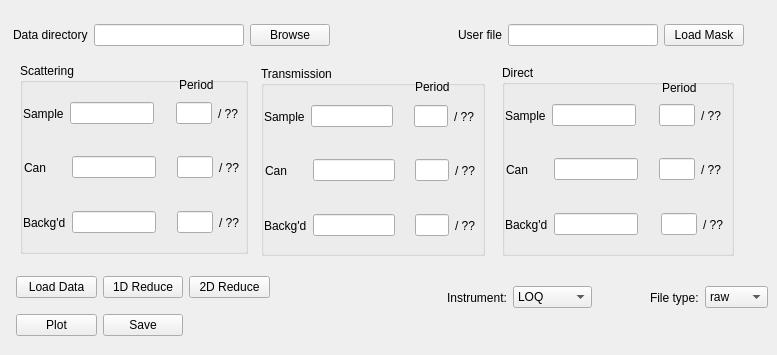
     <widget class="QWidget" name="tab" >
      <attribute name="title" >
       <string>Run Numbers</string>
      </attribute>
      <widget class="QGroupBox" name="groupBox" >
       <property name="geometry" >
        <rect>
         <x>20</x>
         <y>63</y>
         <width>228</width>
         <height>191</height>
        </rect>
       </property>
       <property name="title" >
        <string>Scattering</string>
       </property>
       <widget class="QWidget" name="horizontalLayoutWidget_2" >
        <property name="geometry" >
         <rect>
          <x>3</x>
          <y>32</y>
          <width>215</width>
          <height>37</height>
         </rect>
        </property>
        <layout class="QHBoxLayout" name="horizontalLayout_2" >
         <item>
          <widget class="QLabel" name="label_2" >
           <property name="text" >
            <string>Sample</string>
           </property>
          </widget>
         </item>
         <item>
          <widget class="QLineEdit" name="sct_sample_edit" >
           <property name="enabled" >
            <bool>true</bool>
           </property>
           <property name="text" >
            <string/>
           </property>
          </widget>
         </item>
         <item>
          <spacer name="spacer_1" >
           <property name="orientation" >
            <enum>Qt::Horizontal</enum>
           </property>
           <property name="sizeHint" stdset="0" >
            <size>
             <width>40</width>
             <height>20</height>
            </size>
           </property>
          </spacer>
         </item>
         <item>
          <widget class="QLineEdit" name="sct_smp_prd" >
           <property name="sizePolicy" >
            <sizepolicy vsizetype="Fixed" hsizetype="Maximum" >
             <horstretch>0</horstretch>
             <verstretch>0</verstretch>
            </sizepolicy>
           </property>
           <property name="maximumSize" >
            <size>
             <width>60</width>
             <height>16777215</height>
            </size>
           </property>
          </widget>
         </item>
         <item>
          <widget class="QLabel" name="sct_prd_tot1" >
           <property name="text" >
            <string>/ ??</string>
           </property>
           <property name="buddy" >
            <cstring>sct_smp_prd</cstring>
           </property>
          </widget>
         </item>
        </layout>
       </widget>
       <widget class="QLabel" name="label" >
        <property name="geometry" >
         <rect>
          <x>159</x>
          <y>13</y>
          <width>42</width>
          <height>18</height>
         </rect>
        </property>
        <property name="text" >
         <string>Period</string>
        </property>
       </widget>
       <widget class="QWidget" name="horizontalLayoutWidget_3" >
        <property name="geometry" >
         <rect>
          <x>4</x>
          <y>86</y>
          <width>215</width>
          <height>37</height>
         </rect>
        </property>
        <layout class="QHBoxLayout" name="horizontalLayout_3" >
         <item>
          <widget class="QLabel" name="label_12" >
           <property name="text" >
            <string>Can      </string>
           </property>
          </widget>
         </item>
         <item>
          <widget class="QLineEdit" name="sct_can_edit" >
           <property name="enabled" >
            <bool>true</bool>
           </property>
           <property name="text" >
            <string/>
           </property>
          </widget>
         </item>
         <item>
          <spacer name="spacer_2" >
           <property name="orientation" >
            <enum>Qt::Horizontal</enum>
           </property>
           <property name="sizeHint" stdset="0" >
            <size>
             <width>40</width>
             <height>20</height>
            </size>
           </property>
          </spacer>
         </item>
         <item>
          <widget class="QLineEdit" name="sct_can_prd" >
           <property name="sizePolicy" >
            <sizepolicy vsizetype="Fixed" hsizetype="Maximum" >
             <horstretch>0</horstretch>
             <verstretch>0</verstretch>
            </sizepolicy>
           </property>
           <property name="maximumSize" >
            <size>
             <width>60</width>
             <height>16777215</height>
            </size>
           </property>
          </widget>
         </item>
         <item>
          <widget class="QLabel" name="sct_prd_tot2" >
           <property name="text" >
            <string>/ ??</string>
           </property>
           <property name="buddy" >
            <cstring>sct_can_prd</cstring>
           </property>
          </widget>
         </item>
        </layout>
       </widget>
       <widget class="QWidget" name="horizontalLayoutWidget_4" >
        <property name="geometry" >
         <rect>
          <x>3</x>
          <y>141</y>
          <width>216</width>
          <height>37</height>
         </rect>
        </property>
        <layout class="QHBoxLayout" name="horizontalLayout_4" >
         <item>
          <widget class="QLabel" name="label_14" >
           <property name="text" >
            <string>Backg'd</string>
           </property>
          </widget>
         </item>
         <item>
          <widget class="QLineEdit" name="sct_bkgd_edit" >
           <property name="enabled" >
            <bool>true</bool>
           </property>
           <property name="text" >
            <string/>
           </property>
          </widget>
         </item>
         <item>
          <spacer name="spacer_3" >
           <property name="orientation" >
            <enum>Qt::Horizontal</enum>
           </property>
           <property name="sizeHint" stdset="0" >
            <size>
             <width>40</width>
             <height>20</height>
            </size>
           </property>
          </spacer>
         </item>
         <item>
          <widget class="QLineEdit" name="sct_bkgd_prd" >
           <property name="sizePolicy" >
            <sizepolicy vsizetype="Fixed" hsizetype="Maximum" >
             <horstretch>0</horstretch>
             <verstretch>0</verstretch>
            </sizepolicy>
           </property>
           <property name="maximumSize" >
            <size>
             <width>60</width>
             <height>16777215</height>
            </size>
           </property>
          </widget>
         </item>
         <item>
          <widget class="QLabel" name="sct_prd_tot3" >
           <property name="text" >
            <string>/ ??</string>
           </property>
           <property name="buddy" >
            <cstring>sct_bkgd_prd</cstring>
           </property>
          </widget>
         </item>
        </layout>
       </widget>
      </widget>
      <widget class="QGroupBox" name="groupBox_2" >
       <property name="geometry" >
        <rect>
         <x>261</x>
         <y>66</y>
         <width>224</width>
         <height>190</height>
        </rect>
       </property>
       <property name="title" >
        <string>Transmission</string>
       </property>
       <widget class="QWidget" name="horizontalLayoutWidget_5" >
        <property name="geometry" >
         <rect>
          <x>3</x>
          <y>32</y>
          <width>210</width>
          <height>37</height>
         </rect>
        </property>
        <layout class="QHBoxLayout" name="horizontalLayout_5" >
         <item>
          <widget class="QLabel" name="label_4" >
           <property name="text" >
            <string>Sample</string>
           </property>
          </widget>
         </item>
         <item>
          <widget class="QLineEdit" name="tra_sample_edit" >
           <property name="enabled" >
            <bool>true</bool>
           </property>
           <property name="text" >
            <string/>
           </property>
          </widget>
         </item>
         <item>
          <spacer name="spacer_4" >
           <property name="orientation" >
            <enum>Qt::Horizontal</enum>
           </property>
           <property name="sizeHint" stdset="0" >
            <size>
             <width>40</width>
             <height>20</height>
            </size>
           </property>
          </spacer>
         </item>
         <item>
          <widget class="QLineEdit" name="tra_sample_prd" >
           <property name="sizePolicy" >
            <sizepolicy vsizetype="Fixed" hsizetype="Maximum" >
             <horstretch>0</horstretch>
             <verstretch>0</verstretch>
            </sizepolicy>
           </property>
           <property name="maximumSize" >
            <size>
             <width>60</width>
             <height>16777215</height>
            </size>
           </property>
          </widget>
         </item>
         <item>
          <widget class="QLabel" name="tra_prd_tot1" >
           <property name="text" >
            <string>/ ??</string>
           </property>
           <property name="buddy" >
            <cstring>tra_sample_prd</cstring>
           </property>
          </widget>
         </item>
        </layout>
       </widget>
       <widget class="QLabel" name="label_6" >
        <property name="geometry" >
         <rect>
          <x>154</x>
          <y>12</y>
          <width>42</width>
          <height>18</height>
         </rect>
        </property>
        <property name="text" >
         <string>Period</string>
        </property>
       </widget>
       <widget class="QWidget" name="horizontalLayoutWidget_6" >
        <property name="geometry" >
         <rect>
          <x>4</x>
          <y>86</y>
          <width>210</width>
          <height>37</height>
         </rect>
        </property>
        <layout class="QHBoxLayout" name="horizontalLayout_6" >
         <item>
          <widget class="QLabel" name="label_15" >
           <property name="text" >
            <string>Can      </string>
           </property>
          </widget>
         </item>
         <item>
          <widget class="QLineEdit" name="tra_can_edit" >
           <property name="enabled" >
            <bool>true</bool>
           </property>
           <property name="text" >
            <string/>
           </property>
          </widget>
         </item>
         <item>
          <spacer name="spacer_5" >
           <property name="orientation" >
            <enum>Qt::Horizontal</enum>
           </property>
           <property name="sizeHint" stdset="0" >
            <size>
             <width>40</width>
             <height>20</height>
            </size>
           </property>
          </spacer>
         </item>
         <item>
          <widget class="QLineEdit" name="tra_can_prd" >
           <property name="sizePolicy" >
            <sizepolicy vsizetype="Fixed" hsizetype="Maximum" >
             <horstretch>0</horstretch>
             <verstretch>0</verstretch>
            </sizepolicy>
           </property>
           <property name="maximumSize" >
            <size>
             <width>60</width>
             <height>16777215</height>
            </size>
           </property>
          </widget>
         </item>
         <item>
          <widget class="QLabel" name="tra_prd_tot2" >
           <property name="text" >
            <string>/ ??</string>
           </property>
           <property name="buddy" >
            <cstring>tra_can_prd</cstring>
           </property>
          </widget>
         </item>
        </layout>
       </widget>
       <widget class="QWidget" name="horizontalLayoutWidget_7" >
        <property name="geometry" >
         <rect>
          <x>3</x>
          <y>141</y>
          <width>211</width>
          <height>37</height>
         </rect>
        </property>
        <layout class="QHBoxLayout" name="horizontalLayout_7" >
         <item>
          <widget class="QLabel" name="label_17" >
           <property name="text" >
            <string>Backg'd</string>
           </property>
          </widget>
         </item>
         <item>
          <widget class="QLineEdit" name="tra_bkgd_edit" >
           <property name="enabled" >
            <bool>true</bool>
           </property>
           <property name="text" >
            <string/>
           </property>
          </widget>
         </item>
         <item>
          <spacer name="spacer_6" >
           <property name="orientation" >
            <enum>Qt::Horizontal</enum>
           </property>
           <property name="sizeHint" stdset="0" >
            <size>
             <width>40</width>
             <height>20</height>
            </size>
           </property>
          </spacer>
         </item>
         <item>
          <widget class="QLineEdit" name="tra_bckd_prd" >
           <property name="sizePolicy" >
            <sizepolicy vsizetype="Fixed" hsizetype="Maximum" >
             <horstretch>0</horstretch>
             <verstretch>0</verstretch>
            </sizepolicy>
           </property>
           <property name="maximumSize" >
            <size>
             <width>60</width>
             <height>16777215</height>
            </size>
           </property>
          </widget>
         </item>
         <item>
          <widget class="QLabel" name="tra_prd_tot3" >
           <property name="text" >
            <string>/ ??</string>
           </property>
           <property name="buddy" >
            <cstring>tra_bckd_prd</cstring>
           </property>
          </widget>
         </item>
        </layout>
       </widget>
      </widget>
      <widget class="QGroupBox" name="groupBox_3" >
       <property name="geometry" >
        <rect>
         <x>502</x>
         <y>65</y>
         <width>232</width>
         <height>191</height>
        </rect>
       </property>
       <property name="title" >
        <string>Direct</string>
       </property>
       <widget class="QWidget" name="horizontalLayoutWidget_8" >
        <property name="geometry" >
         <rect>
          <x>3</x>
          <y>32</y>
          <width>216</width>
          <height>37</height>
         </rect>
        </property>
        <layout class="QHBoxLayout" name="horizontalLayout_8" >
         <item>
          <widget class="QLabel" name="label_8" >
           <property name="text" >
            <string>Sample</string>
           </property>
          </widget>
         </item>
         <item>
          <widget class="QLineEdit" name="direct_sample_edit" >
           <property name="enabled" >
            <bool>true</bool>
           </property>
           <property name="text" >
            <string/>
           </property>
          </widget>
         </item>
         <item>
          <spacer name="spacer_7" >
           <property name="orientation" >
            <enum>Qt::Horizontal</enum>
           </property>
           <property name="sizeHint" stdset="0" >
            <size>
             <width>40</width>
             <height>20</height>
            </size>
           </property>
          </spacer>
         </item>
         <item>
          <widget class="QLineEdit" name="direct_smp_prd" >
           <property name="sizePolicy" >
            <sizepolicy vsizetype="Fixed" hsizetype="Maximum" >
             <horstretch>0</horstretch>
             <verstretch>0</verstretch>
            </sizepolicy>
           </property>
           <property name="maximumSize" >
            <size>
             <width>60</width>
             <height>16777215</height>
            </size>
           </property>
          </widget>
         </item>
         <item>
          <widget class="QLabel" name="direct_prd_tot1" >
           <property name="text" >
            <string>/ ??</string>
           </property>
           <property name="buddy" >
            <cstring>direct_smp_prd</cstring>
           </property>
          </widget>
         </item>
        </layout>
       </widget>
       <widget class="QLabel" name="label_10" >
        <property name="geometry" >
         <rect>
          <x>160</x>
          <y>14</y>
          <width>42</width>
          <height>18</height>
         </rect>
        </property>
        <property name="text" >
         <string>Period</string>
        </property>
       </widget>
       <widget class="QWidget" name="horizontalLayoutWidget_9" >
        <property name="geometry" >
         <rect>
          <x>4</x>
          <y>86</y>
          <width>215</width>
          <height>37</height>
         </rect>
        </property>
        <layout class="QHBoxLayout" name="horizontalLayout_9" >
         <item>
          <widget class="QLabel" name="label_18" >
           <property name="text" >
            <string>Can      </string>
           </property>
          </widget>
         </item>
         <item>
          <widget class="QLineEdit" name="direct_can_edit" >
           <property name="enabled" >
            <bool>true</bool>
           </property>
           <property name="text" >
            <string/>
           </property>
          </widget>
         </item>
         <item>
          <spacer name="spacer_8" >
           <property name="orientation" >
            <enum>Qt::Horizontal</enum>
           </property>
           <property name="sizeHint" stdset="0" >
            <size>
             <width>40</width>
             <height>20</height>
            </size>
           </property>
          </spacer>
         </item>
         <item>
          <widget class="QLineEdit" name="direct_can_prd" >
           <property name="sizePolicy" >
            <sizepolicy vsizetype="Fixed" hsizetype="Maximum" >
             <horstretch>0</horstretch>
             <verstretch>0</verstretch>
            </sizepolicy>
           </property>
           <property name="maximumSize" >
            <size>
             <width>60</width>
             <height>16777215</height>
            </size>
           </property>
          </widget>
         </item>
         <item>
          <widget class="QLabel" name="direct_prd_tot2" >
           <property name="text" >
            <string>/ ??</string>
           </property>
           <property name="buddy" >
            <cstring>direct_can_prd</cstring>
           </property>
          </widget>
         </item>
        </layout>
       </widget>
       <widget class="QWidget" name="horizontalLayoutWidget_10" >
        <property name="geometry" >
         <rect>
          <x>3</x>
          <y>141</y>
          <width>218</width>
          <height>37</height>
         </rect>
        </property>
        <layout class="QHBoxLayout" name="horizontalLayout_10" >
         <item>
          <widget class="QLabel" name="label_20" >
           <property name="text" >
            <string>Backg'd</string>
           </property>
          </widget>
         </item>
         <item>
          <widget class="QLineEdit" name="direct_bkgd_edit" >
           <property name="enabled" >
            <bool>true</bool>
           </property>
           <property name="text" >
            <string/>
           </property>
          </widget>
         </item>
         <item>
          <spacer name="spacer_9" >
           <property name="orientation" >
            <enum>Qt::Horizontal</enum>
           </property>
           <property name="sizeHint" stdset="0" >
            <size>
             <width>40</width>
             <height>20</height>
            </size>
           </property>
          </spacer>
         </item>
         <item>
          <widget class="QLineEdit" name="direct_bckd_prd" >
           <property name="sizePolicy" >
            <sizepolicy vsizetype="Fixed" hsizetype="Maximum" >
             <horstretch>0</horstretch>
             <verstretch>0</verstretch>
            </sizepolicy>
           </property>
           <property name="maximumSize" >
            <size>
             <width>60</width>
             <height>16777215</height>
            </size>
           </property>
          </widget>
         </item>
         <item>
          <widget class="QLabel" name="direct_prd_tot3" >
           <property name="text" >
            <string>/ ??</string>
           </property>
           <property name="buddy" >
            <cstring>direct_bckd_prd</cstring>
           </property>
          </widget>
         </item>
        </layout>
       </widget>
      </widget>
      <widget class="QWidget" name="horizontalLayoutWidget" >
       <property name="geometry" >
        <rect>
         <x>13</x>
         <y>14</y>
         <width>731</width>
         <height>42</height>
        </rect>
       </property>
       <layout class="QHBoxLayout" name="horizontalLayout_11" >
        <item>
         <widget class="QLabel" name="label_7" >
          <property name="text" >
           <string>Data directory</string>
          </property>
         </widget>
        </item>
        <item>
         <widget class="QLineEdit" name="datadir_edit" >
          <property name="minimumSize" >
           <size>
            <width>150</width>
            <height>0</height>
           </size>
          </property>
         </widget>
        </item>
        <item>
         <widget class="QPushButton" name="data_dirBtn" >
          <property name="text" >
           <string>Browse</string>
          </property>
          <property name="autoDefault" >
           <bool>false</bool>
          </property>
         </widget>
        </item>
        <item>
         <spacer name="horizontalSpacer" >
          <property name="orientation" >
           <enum>Qt::Horizontal</enum>
          </property>
          <property name="sizeHint" stdset="0" >
           <size>
            <width>40</width>
            <height>20</height>
           </size>
          </property>
         </spacer>
        </item>
        <item>
         <widget class="QLabel" name="label_11" >
          <property name="text" >
           <string>User file</string>
          </property>
         </widget>
        </item>
        <item>
         <widget class="QLineEdit" name="userfile_edit" >
          <property name="minimumSize" >
           <size>
            <width>150</width>
            <height>0</height>
           </size>
          </property>
          <property name="alignment" >
           <set>Qt::AlignRight|Qt::AlignTrailing|Qt::AlignVCenter</set>
          </property>
         </widget>
        </item>
        <item>
         <widget class="QPushButton" name="userfileBtn" >
          <property name="text" >
           <string>Load Mask</string>
          </property>
          <property name="autoDefault" >
           <bool>false</bool>
          </property>
         </widget>
        </item>
       </layout>
      </widget>
      <widget class="QWidget" name="horizontalLayoutWidget_11" >
       <property name="geometry" >
        <rect>
         <x>447</x>
         <y>281</y>
         <width>321</width>
         <height>33</height>
        </rect>
       </property>
       <layout class="QHBoxLayout" name="horizontalLayout_12" >
        <item>
         <widget class="QLabel" name="label_34" >
          <property name="text" >
           <string>Instrument:</string>
          </property>
         </widget>
        </item>
        <item>
         <widget class="QComboBox" name="inst_opt" >
          <item>
           <property name="text" >
            <string>LOQ</string>
           </property>
          </item>
          <item>
           <property name="text" >
            <string>SANS2D</string>
           </property>
          </item>
         </widget>
        </item>
        <item>
         <spacer name="horizontalSpacer_4" >
          <property name="orientation" >
           <enum>Qt::Horizontal</enum>
          </property>
          <property name="sizeHint" stdset="0" >
           <size>
            <width>40</width>
            <height>20</height>
           </size>
          </property>
         </spacer>
        </item>
        <item>
         <widget class="QLabel" name="label_26" >
          <property name="text" >
           <string>File type:</string>
          </property>
         </widget>
        </item>
        <item>
         <widget class="QComboBox" name="file_opt" >
          <item>
           <property name="text" >
            <string>raw</string>
           </property>
          </item>
          <item>
           <property name="text" >
            <string>nexus</string>
           </property>
          </item>
         </widget>
        </item>
       </layout>
      </widget>
      <widget class="QWidget" name="gridLayoutWidget_2" >
       <property name="geometry" >
        <rect>
         <x>16</x>
         <y>266</y>
         <width>254</width>
         <height>80</height>
        </rect>
       </property>
       <layout class="QGridLayout" name="gridLayout_6" >
        <item row="0" column="0" >
         <widget class="QPushButton" name="load_dataBtn" >
          <property name="text" >
           <string>Load Data</string>
          </property>
         </widget>
        </item>
        <item row="0" column="2" >
         <widget class="QPushButton" name="twoDBtn" >
          <property name="text" >
           <string>2D Reduce</string>
          </property>
         </widget>
        </item>
        <item row="0" column="1" >
         <widget class="QPushButton" name="oneDBtn" >
          <property name="text" >
           <string>1D Reduce</string>
          </property>
         </widget>
        </item>
        <item row="1" column="0" >
         <widget class="QPushButton" name="plotBtn" >
          <property name="text" >
           <string>Plot</string>
          </property>
         </widget>
        </item>
        <item row="1" column="1" >
         <widget class="QPushButton" name="saveBtn" >
          <property name="text" >
           <string>Save</string>
          </property>
         </widget>
        </item>
       </layout>
      </widget>
     </widget>
